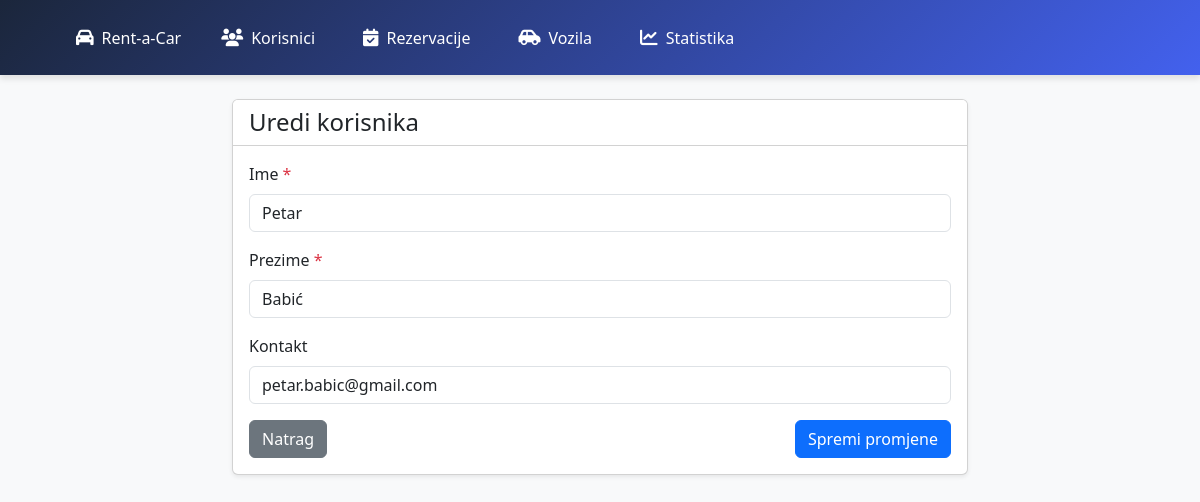
Screenshot of /uredi_korisnika.php?id=5 with the database file from the repository.
### tables this page shows
CREATE TABLE `korisnici` (
  `IDKorisnici` int(11) NOT NULL,
  `ImeKorisnika` char(25) NOT NULL,
  `PrezimeKorisnika` char(25) NOT NULL,
  `KontaktKorisnika` char(40) DEFAULT NULL
);

### uredi_korisnika.php (the view, shortened to what this page needs)
<?php
include("db__connection.php");
if (isset($_GET['id'])) {
    $id = mysqli_real_escape_string($db, $_GET['id']);
    $query = "SELECT * FROM korisnici WHERE IDKorisnici = '$id'";
    $result = mysqli_query($db, $query);
    $korisnik = mysqli_fetch_assoc($result);
}
?>
<!doctype html>
<html lang="en">
<head>
    <link href="https://cdn.jsdelivr.net/npm/bootstrap@5.0.2/dist/css/bootstrap.min.css" rel="stylesheet">
    <link rel="stylesheet" href="https://cdnjs.cloudflare.com/ajax/libs/font-awesome/6.0.0/css/all.min.css">
</head>
<body class="bg-light">
<?php include("navigacija.php"); ?>
    <div class="container py-4">
        <div class="row justify-content-center">
            <div class="col-md-8">
                <div class="card shadow-sm">
                    <div class="card-header bg-white">
                        <h4 class="mb-0">Uredi korisnika</h4>
                    </div>
                    <div class="card-body">
                        <form method="POST">
                            <div class="mb-3">
                                <label class="form-label">Ime <span class="text-danger">*</span></label>
                                <input type="text" class="form-control" name="ime"
                                       value="<?= htmlspecialchars($korisnik['ImeKorisnika']) ?>"
                                       maxlength="25" required>
                            </div>
                            <div class="mb-3">
                                <label class="form-label">Prezime <span class="text-danger">*</span></label>
                                <input type="text" class="form-control" name="prezime"
                                       value="<?= htmlspecialchars($korisnik['PrezimeKorisnika']) ?>"
                                       maxlength="25" required>
                            </div>
                            <div class="mb-3">
                                <label class="form-label">Kontakt</label>
                                <input type="text" class="form-control" name="kontakt"
                                       value="<?= htmlspecialchars($korisnik['KontaktKorisnika'] ?? '') ?>"
                                       maxlength="40">
                            </div>
                            <div class="d-flex justify-content-between">
                                <a href="korisnici.php" class="btn btn-secondary">Natrag</a>
                                <button type="submit" class="btn btn-primary">Spremi promjene</button>
                            </div>
                        </form>
                    </div>
                </div>
            </div>
        </div>
    </div>
</body>
</html>

### navigacija.php (style rules this page uses)
:root { --primary-color: #4361ee; --secondary-color: #3f37c9; --accent-color: #4895ef; --dark-color: #1b263b; --light-color: #f8f9fa; --hover-color: #4cc9f0; --shadow: 0 4px 6px rgba(0, 0, 0, 0.1); --transition: all 0.3s ease; }
* { margin: 0; padding: 0; box-sizing: border-box; }
body { font-family: 'Segoe UI', Tahoma, Geneva, Verdana, sans-serif; }

### rows the page displays
korisnici: ime "Petar", prezime "Babić", kontakt "petar.babic@gmail.com"
